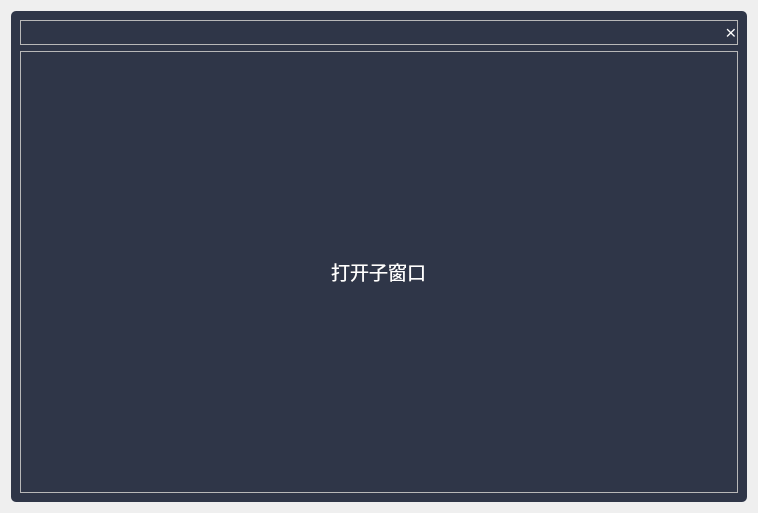
<?xml version="1.0" encoding="UTF-8"?>
<ui version="4.0">
 <class>Form</class>
 <widget class="QWidget" name="Form">
  <property name="geometry">
   <rect>
    <x>0</x>
    <y>0</y>
    <width>758</width>
    <height>513</height>
   </rect>
  </property>
  <property name="windowTitle">
   <string>Form</string>
  </property>
  <property name="styleSheet">
   <string notr="true">

*
{
	font: 10pt &quot;楷体&quot;;
	font-size:14pt;
	color:white;
}

QFrame#frame
{
	background-color:#2F3648;
	border-radius: 5px;
}

/*原始*/ 
QPushButton
{
	background-color:#2F3648;
	border-radius: 0px;
}

/*悬停*/ 
QPushButton:hover
{
	color:#3376c1;
}

/*按下*/ 
QPushButton:pressed
{
	padding-bottom:-2px;
	padding-left:1px
}

/*菜单样式*/ 
QMenu
{
	background-color:#2F3648;
	color:white;
	border : 1px solid #000000
}
/*菜单选项样式*/ 
QMenu::item
{
	height:20px;
	margin:5px 10px 5px 10px
}
/*菜单选项被选中样式*/ 
QMenu::item:selected
{
	color:#3376c1;
	padding-bottom:-1px;
	padding-left:1px
}
</string>
  </property>
  <layout class="QHBoxLayout" name="horizontalLayout">
   <item>
    <widget class="QFrame" name="frame">
     <property name="frameShape">
      <enum>QFrame::StyledPanel</enum>
     </property>
     <property name="frameShadow">
      <enum>QFrame::Raised</enum>
     </property>
     <layout class="QVBoxLayout" name="verticalLayout">
      <item>
       <widget class="QFrame" name="frame_2">
        <property name="sizePolicy">
         <sizepolicy hsizetype="Preferred" vsizetype="Fixed">
          <horstretch>0</horstretch>
          <verstretch>0</verstretch>
         </sizepolicy>
        </property>
        <property name="frameShape">
         <enum>QFrame::StyledPanel</enum>
        </property>
        <property name="frameShadow">
         <enum>QFrame::Raised</enum>
        </property>
        <layout class="QHBoxLayout" name="horizontalLayout_3">
         <property name="leftMargin">
          <number>0</number>
         </property>
         <property name="topMargin">
          <number>0</number>
         </property>
         <property name="rightMargin">
          <number>0</number>
         </property>
         <property name="bottomMargin">
          <number>0</number>
         </property>
         <item>
          <spacer name="horizontalSpacer">
           <property name="orientation">
            <enum>Qt::Horizontal</enum>
           </property>
           <property name="sizeHint" stdset="0">
            <size>
             <width>40</width>
             <height>20</height>
            </size>
           </property>
          </spacer>
         </item>
         <item>
          <widget class="QPushButton" name="pushButton_2">
           <property name="sizePolicy">
            <sizepolicy hsizetype="Fixed" vsizetype="Fixed">
             <horstretch>0</horstretch>
             <verstretch>0</verstretch>
            </sizepolicy>
           </property>
           <property name="text">
            <string>×</string>
           </property>
          </widget>
         </item>
        </layout>
       </widget>
      </item>
      <item>
       <widget class="QFrame" name="frame_3">
        <property name="frameShape">
         <enum>QFrame::StyledPanel</enum>
        </property>
        <property name="frameShadow">
         <enum>QFrame::Raised</enum>
        </property>
        <layout class="QHBoxLayout" name="horizontalLayout_2">
         <item>
          <widget class="QPushButton" name="pushButton_3">
           <property name="sizePolicy">
            <sizepolicy hsizetype="Fixed" vsizetype="Fixed">
             <horstretch>0</horstretch>
             <verstretch>0</verstretch>
            </sizepolicy>
           </property>
           <property name="text">
            <string>打开子窗口</string>
           </property>
          </widget>
         </item>
        </layout>
       </widget>
      </item>
     </layout>
    </widget>
   </item>
  </layout>
 </widget>
 <resources/>
 <connections/>
</ui>
